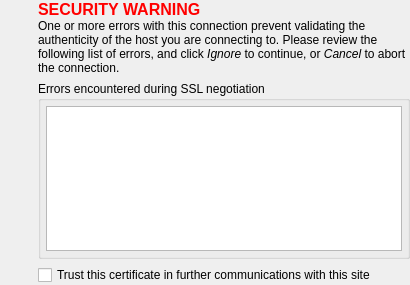
<ui version="4.0" >
 <class>SslErrorsDialog</class>
 <widget class="QWidget" name="SslErrorsDialog" >
  <property name="geometry" >
   <rect>
    <x>0</x>
    <y>0</y>
    <width>410</width>
    <height>285</height>
   </rect>
  </property>
  <layout class="QHBoxLayout" >
   <property name="leftMargin" >
    <number>0</number>
   </property>
   <property name="topMargin" >
    <number>0</number>
   </property>
   <property name="rightMargin" >
    <number>0</number>
   </property>
   <property name="bottomMargin" >
    <number>0</number>
   </property>
   <item>
    <layout class="QVBoxLayout" >
     <item>
      <widget class="QLabel" name="icon" >
       <property name="minimumSize" >
        <size>
         <width>32</width>
         <height>32</height>
        </size>
       </property>
       <property name="text" >
        <string/>
       </property>
      </widget>
     </item>
     <item>
      <spacer>
       <property name="orientation" >
        <enum>Qt::Vertical</enum>
       </property>
       <property name="sizeHint" >
        <size>
         <width>20</width>
         <height>171</height>
        </size>
       </property>
      </spacer>
     </item>
    </layout>
   </item>
   <item>
    <layout class="QVBoxLayout" >
     <item>
      <widget class="QLabel" name="label" >
       <property name="text" >
        <string>&lt;html>&lt;head>&lt;meta name="qrichtext" content="1" />&lt;style type="text/css">
p, li { white-space: pre-wrap; }
&lt;/style>&lt;/head>&lt;body style=" font-family:'Sans Serif'; font-size:9pt; font-weight:400; font-style:normal;">
&lt;p style=" margin-top:0px; margin-bottom:0px; margin-left:0px; margin-right:0px; -qt-block-indent:0; text-indent:0px;">&lt;span style=" font-size:12pt; font-weight:600; color:#ff0000;">SECURITY WARNING&lt;/span>&lt;/p>
&lt;p style=" margin-top:0px; margin-bottom:0px; margin-left:0px; margin-right:0px; -qt-block-indent:0; text-indent:0px; font-weight:600; color:#ff0000;">&lt;span style=" font-weight:400; color:#000000;">One or more errors with this connection prevent validating the authenticity of the host you are connecting to. Please review the following list of errors, and click &lt;/span>&lt;span style=" font-weight:400; font-style:italic; color:#000000;">Ignore&lt;/span>&lt;span style=" font-weight:400; color:#000000;"> to continue, or &lt;/span>&lt;span style=" font-weight:400; font-style:italic; color:#000000;">Cancel&lt;/span>&lt;span style=" font-weight:400; color:#000000;"> to abort the connection.&lt;/span>&lt;/p>&lt;/body>&lt;/html></string>
       </property>
       <property name="wordWrap" >
        <bool>true</bool>
       </property>
      </widget>
     </item>
     <item>
      <widget class="QGroupBox" name="groupBox" >
       <property name="title" >
        <string>Errors encountered during SSL negotiation</string>
       </property>
       <layout class="QGridLayout" >
        <property name="leftMargin" >
         <number>5</number>
        </property>
        <property name="topMargin" >
         <number>5</number>
        </property>
        <property name="rightMargin" >
         <number>5</number>
        </property>
        <property name="bottomMargin" >
         <number>5</number>
        </property>
        <item row="0" column="0" >
         <widget class="QListWidget" name="errors" />
        </item>
       </layout>
      </widget>
     </item>
     <item>
      <widget class="QCheckBox" name="trustCertificate" >
       <property name="text" >
        <string>Trust this certificate in further communications with this site</string>
       </property>
      </widget>
     </item>
    </layout>
   </item>
  </layout>
 </widget>
 <resources/>
 <connections/>
</ui>
